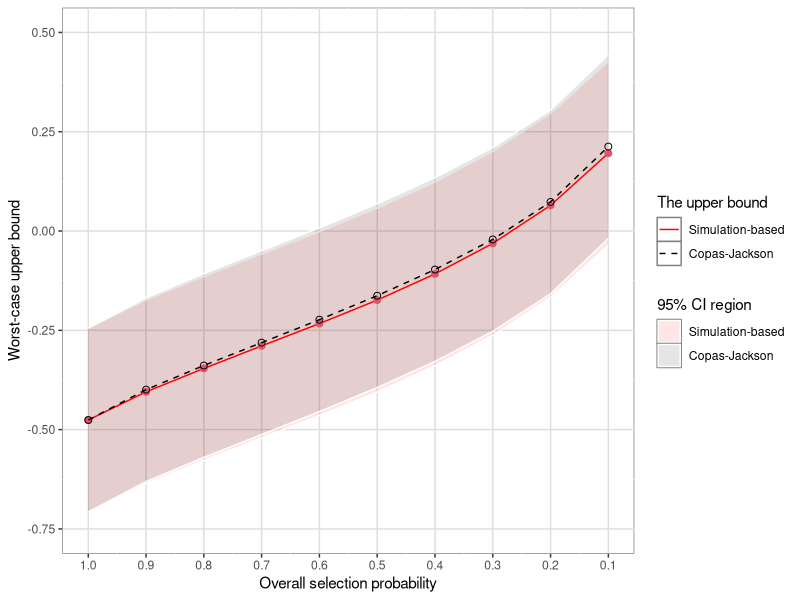
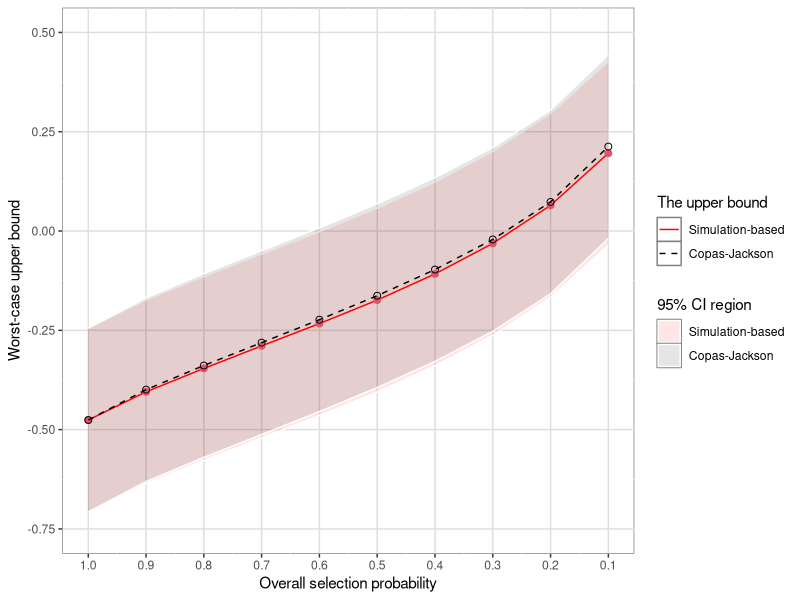

R code for these plots, in order:
## NOTES
## DATA IS SAVED IN "eg1-raw.csv"
## 

library(kableExtra)
library(ggplot2)
## DATA PREPROCESS
example1 <- read.csv("eg1-raw.csv")
example1$sigmasq <- (1/example1$precision)^2

## META-ANALYSIS WITHOUT CONSIDERING PUBLICATION BIAS
library(metafor)
ma1 <- rma.uni(yi = y, vi = sigmasq, data = example1, method = "ML")
ma1$b
ma1$se
ma1$ci.ub
## ANALYTICAL COPAS-JACKSON BOUND (tau=0)
p <- seq(1, 0.1, -0.1)
u <- qnorm(p)
b.CJ <- with(example1, {1/p*dnorm(u)*sum(precision)/sum(precision^2)})
names(b.CJ) <- sprintf("p=%.2f", p)

b.CJ.or <- as.vector(ma1$b)+b.CJ
b.CJ.ub <- b.CJ.or+qnorm(0.975)*as.vector(ma1$se)
b.CJ.lb <- b.CJ.or-qnorm(0.975)*as.vector(ma1$se)

## IMPORT THE MC BOUND
# b.MC.result <- read.csv("SASresult/result1-R10-K2000-19SEP202352272.csv")
b.MC.result <- read.csv("SASresult/result1-R1-K2000-19SEP202353299.csv")

df <- aggregate(b.MC.result[,c(4,5,6,9,10)], list(b.MC.result$p), FUN=mean) 

# b.MC <- rev(b.MC.result$admaxb)
b.MC <- rev(df$maxb2)
names(b.MC) <- sprintf("p=%.2f", p)

b.MC
b.MC.or <- as.vector(ma1$b)+b.MC
b.MC.ub <- b.MC.or+qnorm(0.975)*as.vector(ma1$se)
b.MC.lb <- b.MC.or-qnorm(0.975)*as.vector(ma1$se)

## PLOT 1
df <- data.frame(p = seq(1, 0.1, -0.1),
                 b.MC.or, b.MC.ub, b.MC.lb,
                 b.CJ.or, b.CJ.ub, b.CJ.lb)
plot1 <- ggplot(df, aes(x = p)) + 
  geom_ribbon(mapping=aes(ymin=b.MC.ub,ymax=b.MC.lb, fill="Simulation-based"), colour="white", alpha=0.1)+
  geom_ribbon(mapping=aes(ymin=b.CJ.ub,ymax=b.CJ.lb, fill="Copas-Jackson"), colour="white", alpha=0.1)+
  geom_line(aes(y = b.MC.or, colour="Simulation-based")) +
  geom_point(aes(y = b.MC.or), colour =2, pch=19, size=2) + 
  geom_line(aes(y = b.CJ.or, colour="Copas-Jackson"), lty=2) +
  geom_point(aes(y = b.CJ.or), colour =1, pch=1, size=2) + 
  scale_x_reverse(n.breaks = 10, name="Overall selection probability") + 
  scale_y_continuous(limits = c(-0.75,0.5), name = "Worst-case upper bound") +
  theme(panel.background = element_rect(fill = "white", colour = "grey50"),
        panel.grid.major = element_line(colour = "grey87"),
        legend.key = element_rect (fill = "white"))+
  scale_colour_manual("The upper bound", 
                      breaks = c("Simulation-based", "Copas-Jackson"),
                      values = c("red", "black"),
                      guide = guide_legend(override.aes = list(lty = c(1,2))))+
  scale_fill_manual("95% CI region", 
                      breaks = c("Simulation-based", "Copas-Jackson"),
                      values = c("red", "black"),
                    guide = guide_legend(override.aes = list(color = c("white", "white"))))
plot1
ggsave(filename = "eg1.eps", plot = plot1, device = cairo_ps, 
       width = 8, height = 6) 

# setEPS(width = 6, height = 6); postscript("eg1.eps")
# plot(b.MC.or, ylab = "Maximum bias (b)", xlab = "Overall selction probability (p)", ylim = c(-0.7,0.5), xaxt = "n", type = "b")
# lines(b.MC.ub, lty=2)
# lines(b.MC.lb, lty=2)
# points(b.CJ.or, pch = 2, type = "b")
# lines(b.CJ.ub)
# lines(b.CJ.lb)
# axis(1, at = 1:10, labels = p)
# legend("bottomright", legend = c("The MC bound", "The CJ bound"), pch=c(1,2), cex = 1.2)
# dev.off()

## TABLE1

tab1 <- cbind.data.frame(p = p, sprintf("%.3f [%.3f, %.3f]",b.MC.or, b.MC.lb, b.MC.ub), 
                         sprintf("%.3f [%.3f, %.3f]",b.CJ.or, b.CJ.lb, b.CJ.ub))
colnames(tab1) <- c("p", "The MC bound [95% CI]", "The CJ bound [95% CI]")
sink("tab1.tex")
kbl(tab1, 
    format = "latex",
    longtable = F, 
    booktabs = T, 
    linesep = "",
    digits = 3,
    align = "r",
    escape = FALSE,
    caption = "The values of the MC bound and the CJ bound in Example 1",
    label = "tab1",
    row.names = NA)
sink()
